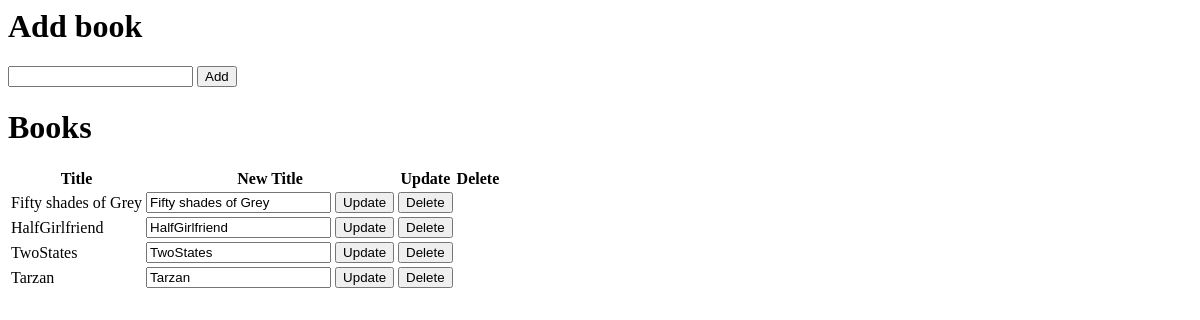
Before: / with the older database file.
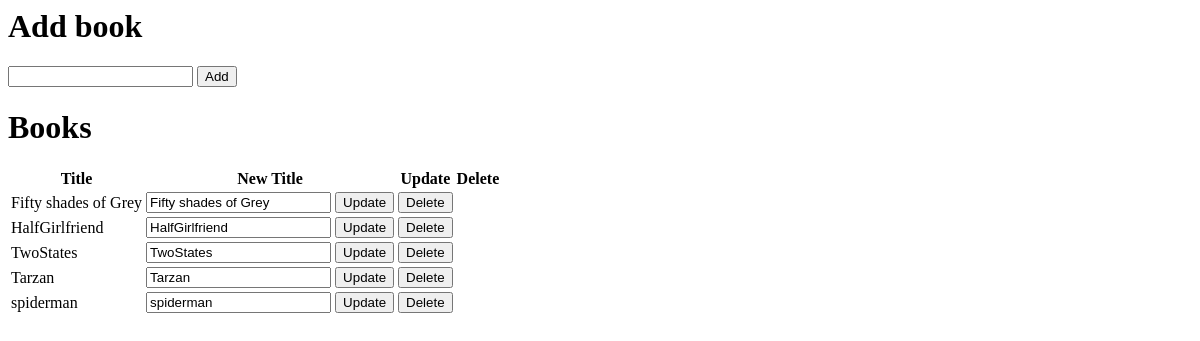
After: the same page with the newer database file.
### bookmanager.py (models this page shows, shortened)
class Book(db.Model):
    title = db.Column(db.String(80), unique=True, nullable=False, primary_key=True)

### bookmanager.py (the view, shortened to what this page needs)
@app.route('/', methods=["GET", "POST"])
def home():
    if request.method.upper() == "GET":
         books = Book.query.all()
         return render_template("home.html", books=books)

### templates/home.html (shortened to what this page needs)
<html>
  <body>
    <h1>Add book</h1>
    <form method="POST" action="/">
      <input type="text" name="title">
      <input type="submit" value="Add">
    </form>
    <h1>Books</h1>
    <table>
      <th>Title</th>
      <th>New Title</th>
      <th>Update</th>
      <th>Delete</th>
      {% for book in books %}
        <tr>
          <td>
            {{book.title}}
          </td>
          <td>
            <form method="POST" action="./update" style="display: inline">
              <input type="text" value="{{book.title}}" name="newtitle">
              <input type="submit" value="Update">
            </form>
          </td>
          <td>
            <form method="POST" action="./delete" style="display: inline">
              <input type="submit" value="Delete">
            </form>
          </td>
        </tr>
      {% endfor %}
    </table>
  </body>
</html>

Changed rows visible on the page:
added Book: title "spiderman", newtitle "spiderman"
